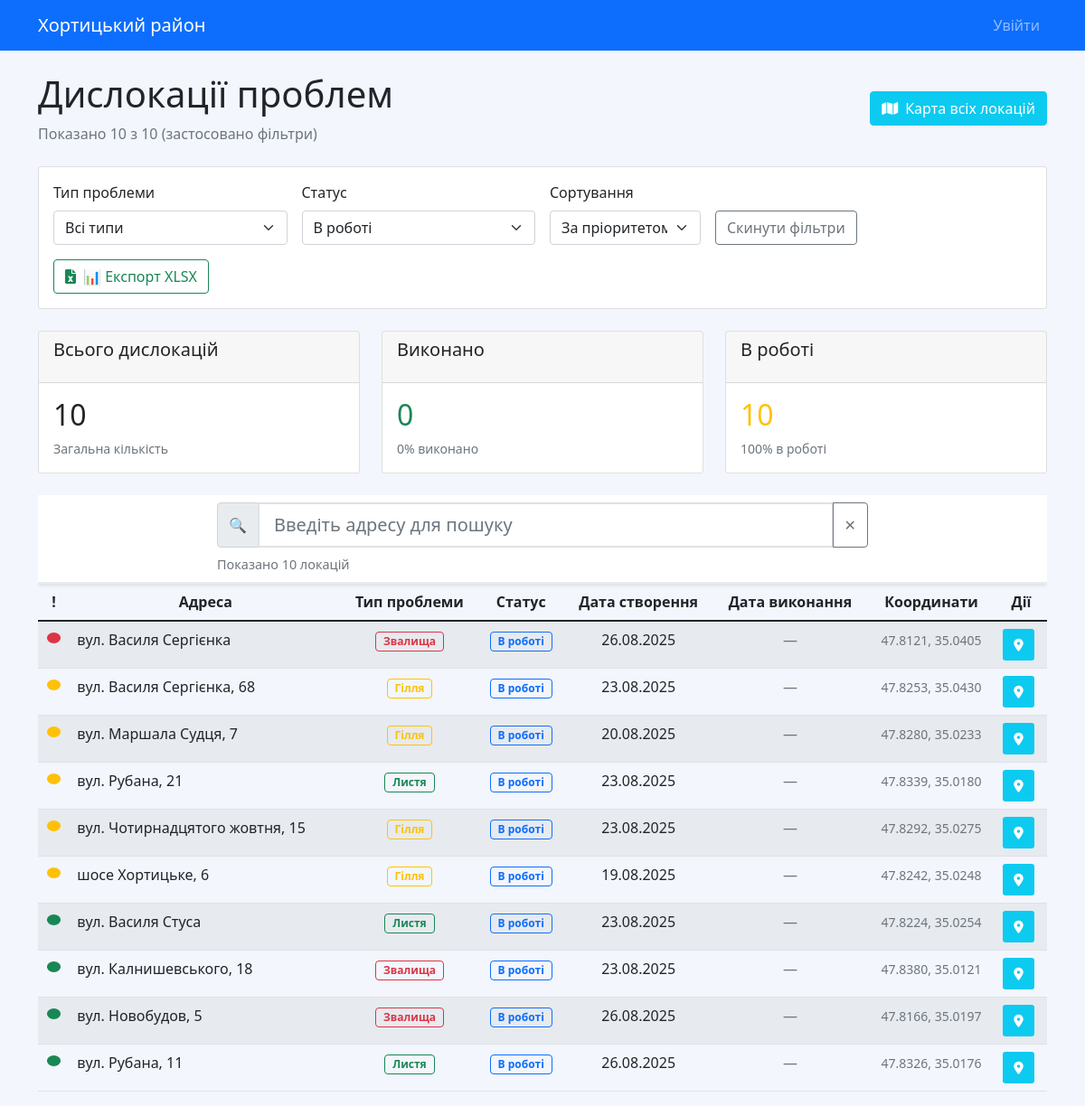
The page / on the database its author committed.
### models.py (models this page shows, shortened)
class Location(db.Model):
    id = db.Column(db.Integer, primary_key=True)
    address = db.Column(db.String(200), nullable=False)
    latitude = db.Column(db.Float, nullable=False)
    longitude = db.Column(db.Float, nullable=False)
    problem_type = db.Column(db.String(50), nullable=False)
    priority = db.Column(db.String(20), default='Середній')
    status = db.Column(db.String(20), default='in_progress')
    description = db.Column(db.Text)
    date_created = db.Column(db.DateTime, default=datetime.utcnow)
    date_completed = db.Column(db.DateTime)
    created_by = db.Column(db.Integer, db.ForeignKey('user.id'))
    def get_priority_order(self):
        priority_map = {'Високий': 1, 'Середній': 2, 'Низький': 3}
        return priority_map.get(self.priority, 2)

### app.py (the view)
@app.route('/')
def index():
    problem_type = request.args.get('problem_type', 'all')
    status = request.args.get('status', 'in_progress')
    priority = request.args.get('priority', 'all')
    sort_by = request.args.get('sort_by', 'priority')
    query = Location.query
    if problem_type != 'all':
        query = query.filter(Location.problem_type == problem_type)
    if status != 'all':
        query = query.filter(Location.status == status)
    locations = query.all()
    for location in locations:
        location.formatted_address = format_address(location.address)
    if sort_by == 'alphabet':
        locations.sort(key=lambda x: x.formatted_address)
    else:  # sort_by == 'priority'
        locations.sort(key=lambda x: (
            x.get_priority_order(), x.formatted_address))
    for location in locations:
        location.address = location.formatted_address
    total_count = len(locations)
    completed_count = len([l for l in locations if l.status == 'completed'])
    in_progress_count = len([l for l in locations if l.status == 'in_progress'])
    return render_template('index.html',
                           locations=locations,
                           current_problem_type=problem_type,
                           current_status=status,
                           current_priority=priority,
                           current_sort=sort_by,
                           total_count=total_count,
                           completed_count=completed_count,
                           in_progress_count=in_progress_count)

### app.py (called while the page is built)
def format_address(address):
    file_path = Path(__file__).parent / "static" / "street-names.json"
    with open(file_path, "r", encoding="utf-8") as f:
        addresses = json.load(f)
        for k, v in addresses.items():
            if address.startswith(k):
                return address.replace(k, v)
    return address

### templates/index.html (shortened to what this page needs)
{% extends "base.html" %}
{% block content %}
<div class="d-flex justify-content-between align-items-center mb-4">
    <div>
        <h1>Дислокації проблем</h1>
        <p class="text-muted mb-0">
            Показано {{ locations|length }}
            {% if current_problem_type != 'all' or current_status != 'all' %}
                з {{ total_count }} (застосовано фільтри)
            {% else %}
                записів
            {% endif %}
        </p>
    </div>
    <div class="d-flex gap-2">
        <a href="{{ url_for('map_all') }}" class="btn btn-info text-white">
            <i class="fas fa-map me-2"></i>Карта всіх локацій
        </a>
    </div>
</div>
<div class="row mb-4">
    <div class="col-md-12">
        <div class="card">
            <div class="card-body">
                <form method="GET" class="row g-3">
                    <div class="col-md-3">
                        <label class="form-label">Тип проблеми</label>
                        <select name="problem_type" class="form-select" onchange="this.form.submit()">
                            <option value="all" {% if current_problem_type == 'all' %}selected{% endif %}>Всі типи</option>
                        </select>
                    </div>
                    <div class="col-md-3">
                        <label class="form-label">Статус</label>
                        <select name="status" class="form-select" onchange="this.form.submit()">
                            <option value="in_progress" {% if current_status == 'in_progress' %}selected{% endif %}>В роботі</option>
                        </select>
                    </div>
                    <div class="col-md-2">
                        <label class="form-label">Сортування</label>
                        <select name="sort_by" class="form-select" onchange="this.form.submit()">
                            <option value="priority" {% if current_sort == 'priority' %}selected{% endif %}>За пріоритетом</option>
                        </select>
                    </div>
                    <div class="col-md-3 d-flex align-items-end">
                        <a href="{{ url_for('index') }}" class="btn btn-outline-secondary">Скинути фільтри</a>
                    </div>
                    <div class="col-md-3 d-flex align-items-end">
                        <a href="{{ url_for('export_excel', problem_type=current_problem_type, status=current_status) }}"
                            class="btn btn-outline-success">
                            <i class="fas fa-file-excel me-2"></i>📊 Експорт XLSX
                        </a>
                    </div>
                </form>
            </div>
        </div>
    </div>
</div>
<div class="row mb-4">
    <div class="col-md-4">
        <div class="card">
            <div class="card-header pb-3">
                <h5 class="card-title">
                    {% if current_problem_type != 'all' %}
                        {{ current_problem_type }}
                    {% else %}
                        Всього дислокацій
                    {% endif %}
                </h5>
            </div>
            <div class="card-body">
                <div class="h2 font-bold">{{ total_count }}</div>
                <p class="text-muted small mb-0">
                    {% if current_problem_type != 'all' %}
                        Загальна кількість {{ current_problem_type.lower() }}
                    {% else %}
                        Загальна кількість
                    {% endif %}
                </p>
            </div>
        </div>
    </div>
    <div class="col-md-4">
        <div class="card">
            <div class="card-header pb-3">
                <h5 class="card-title">Виконано</h5>
            </div>
            <div class="card-body">
                <div class="h2 font-bold text-success">{{ completed_count }}</div>
                <p class="text-muted small mb-0">
                    {% if total_count > 0 %}
                        {{ "%.0f"|format((completed_count / total_count) * 100) }}% виконано
                    {% else %}
                        0% виконано
                    {% endif %}
                </p>
            </div>
        </div>
    </div>
    <div class="col-md-4">
        <div class="card">
            <div class="card-header pb-3">
                <h5 class="card-title">В роботі</h5>
            </div>
            <div class="card-body">
                <div class="h2 font-bold text-warning">{{ in_progress_count }}</div>
                <p class="text-muted small mb-0">
                    {% if total_count > 0 %}
                        {{ "%.0f"|format((in_progress_count / total_count) * 100) }}% в роботі
                    {% else %}
                        0% в роботі
                    {% endif %}
                </p>
            </div>
        </div>
    </div>
</div>
{% if locations %}
<div class="table-responsive">
    <div class="search-container">
        <div class="container">
            <div class="row justify-content-center">
                <div class="col-md-8">
                    <div class="input-group">
                        <span class="input-group-text">🔍</span>
                        <input type="text"
                            id="searchInput"
                            class="form-control form-control-lg"
                            placeholder="Введіть адресу для пошуку"
                            autocomplete="off">
                        <button class="btn btn-outline-secondary"
                                type="button"
                                id="clearSearch"
                                title="Очистити пошук">✕</button>
                    </div>
                    <div id="searchResults" class="search-results-info"></div>
                </div>
            </div>
        </div>
    </div>
    <table class="table table-striped" style="text-align: center;">
        <thead>
            <tr>
                <th style="width: fit-content;">!</th>
                <th>Адреса</th>
                <th>Тип проблеми</th>
                <th>Статус</th>
                <th>Дата створення</th>
                <th>Дата виконання</th>
                <th>Координати</th>
                <th>Дії</th>
            </tr>
        </thead>
        <tbody>
            {% for location in locations %}
            <tr class="location-row" data-address="{{ location.address }}">
                <td>
                    {% if location.priority == 'Високий' %}
                        <span class="badge bg-danger rounded-circle" style="width: 12px; height: 12px;" title="Високий пріоритет">&nbsp;</span>
                    {% elif location.priority == 'Середній' %}
                        <span class="badge bg-warning rounded-circle" style="width: 12px; height: 12px;" title="Середній пріоритет">&nbsp;</span>
                    {% else %}
                        <span class="badge bg-success rounded-circle" style="width: 12px; height: 12px;" title="Низький пріоритет">&nbsp;</span>
                    {% endif %}
                </td>
                <td style="text-align: left;" class="address-cell">{{ location.address }}</td>
                <td>
                    {% if location.problem_type == 'Гілля' %}
                        <span class="badge border border-warning text-warning bg-transparent">{{ location.problem_type }}</span>
                    {% elif location.problem_type == 'Листя' %}
                        <span class="badge border border-success text-success bg-transparent">{{ location.problem_type }}</span>
                    {% elif location.problem_type == 'Звалища' %}
                        <span class="badge border border-danger text-danger bg-transparent">{{ location.problem_type }}</span>
                    {% else %}
                        <span class="badge border border-secondary text-secondary bg-transparent">{{ location.problem_type }}</span>
                    {% endif %}
                </td>
                <td>
                    {% if location.status == 'completed' %}
                        <span class="badge border border-success text-success bg-transparent">Виконано</span>
                    {% elif location.status == 'in_progress' %}
                        <span class="badge border border-primary text-primary bg-transparent">В роботі</span>
                    {% else %}
                        <span class="badge border border-secondary text-secondary bg-transparent">В роботі</span>
                    {% endif %}
                </td>
                <td>{{ location.date_created.strftime('%d.%m.%Y') }}</td>
                <td>
                    {% if location.date_completed %}
                        <span class="text-success fw-bold"">{{ location.date_completed.strftime('%d.%m.%Y') }}</span>
                    {% else %}
                        <span class="text-muted">—</span>
                    {% endif %}
                </td>
                <td>
                    <small class="text-muted">
                        {{ "%.4f"|format(location.latitude) }}, {{ "%.4f"|format(location.longitude) }}
                    </small>
                </td>
                <td>
                    <div class="d-flex gap-1" role="group">
                        <a href="{{ url_for('location_map', location_id=location.id) }}"
                            class="btn btn-sm btn-info text-white"
                            style="width: 35px; height: 35px; border: none; display: flex; align-items: center; justify-content: center;"
                            title="Переглянути на карті">
                            <i class="fas fa-map-marker-alt"></i>
                        </a>
                    </div>
                </td>
            </tr>
            {% endfor %}
        </tbody>
    </table>
</div>
{% endif %}
{% endblock %}

### templates/base.html (shortened to what this page needs)
<!DOCTYPE html>
<html lang="uk">
    <head>
        <link href="https://cdn.jsdelivr.net/npm/bootstrap@5.1.3/dist/css/bootstrap.min.css" rel="stylesheet" />
        <link rel="stylesheet" href="https://cdnjs.cloudflare.com/ajax/libs/font-awesome/6.0.0/css/all.min.css">
        <link rel="stylesheet" href="{{ url_for('static', filename='css/style.css') }}">
    </head>
    <body>
        <nav class="navbar navbar-expand-lg navbar-dark bg-primary">
            <div class="container">
                <a class="navbar-brand" href="{{ url_for('index') }}">Хортицький район</a>
                <div class="navbar-nav ms-auto">
                    {% if current_user.is_authenticated %}
                    <span class="navbar-text me-3">Привіт, {{ current_user.username }}!</span>
                    {% if current_user.is_admin() %}
                    <span class="badge bg-warning me-2 d-flex align-items-center">Адмін</span>
                    {% endif %}
                    <a class="nav-link" href="{{ url_for('logout') }}">Вийти</a>
                    {% else %}
                    <a class="nav-link" href="{{ url_for('login') }}">Увійти</a>
                    {% endif %}
                </div>
            </div>
        </nav>
        <div class="container mt-4">{% block content %}{% endblock %}</div>
    </body>
</html>

### static/css/style.css (style rules this page uses)
body { background: #f3f6fc; }

### static/css/livesearch.css (style rules this page uses)
.search-container { position: sticky; top: 0; background: white; z-index: 100; padding: 0.5rem 0; border-bottom: 2px solid #e9ecef; box-shadow: 0 2px 4px rgba(0,0,0,0.1); }
.location-row { transition: all 0.3s ease; }
.search-results-info { color: #6c757d; font-size: 0.9rem; margin-top: 0.5rem; }
#searchInput { border: 2px solid #dee2e6; transition: border-color 0.3s ease; }
#clearSearch { transition: all 0.3s ease; }

### rows shown on the page
Location: priority "Високий" (drawn), problem_type "Звалища", status "В роботі", date_created "26.08.2025", latitude "47.8121", longitude "35.0405"
Location: priority "Середній" (drawn), problem_type "Гілля", status "В роботі", date_created "23.08.2025", latitude "47.8253", longitude "35.0430"
Location: priority "Середній" (drawn), problem_type "Гілля", status "В роботі", date_created "20.08.2025", latitude "47.8280", longitude "35.0233"
Location: priority "Середній" (drawn), problem_type "Листя", status "В роботі", date_created "23.08.2025", latitude "47.8339", longitude "35.0180"
Location: priority "Середній" (drawn), problem_type "Гілля", status "В роботі", date_created "23.08.2025", latitude "47.8292", longitude "35.0275"
Location: priority "Середній" (drawn), problem_type "Гілля", status "В роботі", date_created "19.08.2025", latitude "47.8242", longitude "35.0248"
Location: priority "Низький" (drawn), problem_type "Листя", status "В роботі", date_created "23.08.2025", latitude "47.8224", longitude "35.0254"
Location: priority "Низький" (drawn), problem_type "Звалища", status "В роботі", date_created "23.08.2025", latitude "47.8380", longitude "35.0121"
Location: priority "Низький" (drawn), problem_type "Звалища", status "В роботі", date_created "26.08.2025", latitude "47.8166", longitude "35.0197"
Location: priority "Низький" (drawn), problem_type "Листя", status "В роботі", date_created "26.08.2025", latitude "47.8326", longitude "35.0176"

### other values the page prints
{{ locations|length }} "10"
{{ total_count }} "10"
{{ completed_count }} "0"
{{ "%.0f"|format((completed_count / total_count) * 100) }} "0"
{{ in_progress_count }} "10"
{{ "%.0f"|format((in_progress_count / total_count) * 100) }} "100"
